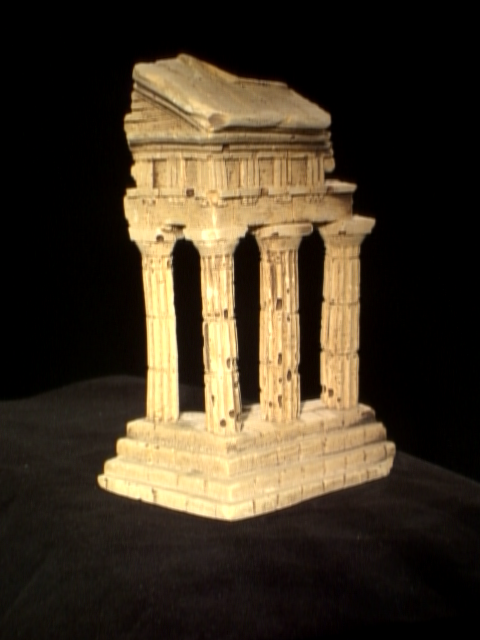
#> input picture assignment2/data/im1.png, 480 x 640 px
$ python test_temple_coords.py
#> lines starting #> are read from the running program, lines starting #| are printed output that depends on the picture; long printed decimals are rounded
### assignment2/functions.py
import cv2
import numpy as np
import random
import helper
import math


# 奇异值分解求解 Ax = 0
def SVD_Ax0(A):
    U,S,V = np.linalg.svd(A)
    return V[-1,:]


# 八点法
def eight_point(pts1, pts2, M):
    N = len(pts1)
    normalize_pts1 = []
    normalize_pts2 = []
    # 归一化
    T = np.array([[1.0/M[1],0,0],[0,1.0/M[0],0],[0,0,1]])
    for i in range(N):
        p1T = np.array([pts1[i][0],pts1[i][1],1])
        p2T = np.array([pts2[i][0],pts2[i][1],1])
        normalize_pts1.append((T@p1T.transpose()).transpose())
        normalize_pts2.append((T@p2T.transpose()).transpose())

    # 计算基础矩阵F
    A = np.zeros((N,9))
    for i in range(N):
        x1 = normalize_pts1[i][0]
        y1 = normalize_pts1[i][1]
        xx1 = normalize_pts2[i][0]
        yy1 = normalize_pts2[i][1]
        A[i] = np.array([x1*xx1,x1*yy1,x1,y1*xx1,y1*yy1,y1,xx1,yy1,1])
    f_vec = SVD_Ax0(A)
    F = np.array([
        [f_vec[0],f_vec[1],f_vec[2]],
        [f_vec[3],f_vec[4],f_vec[5]],
        [f_vec[6],f_vec[7],f_vec[8]]
    ])

    # 将F的秩设为2
    U,s,V = np.linalg.svd(F)
    s[-1] = 0
    S = np.diag(s)
    F_rank2 = U@S@V

    # Refine F
    F = helper.refineF(F,pts1,pts2)

    # 取消归一化
    F_unnorm = T.transpose()@F_rank2@T

    return F_unnorm


# 利用曼哈顿距离寻找匹配点
def epipolar_correspondences(im1,im2,F,pts1):
    RADIUS = 5
    gray1 = cv2.cvtColor(im1,cv2.COLOR_BGR2GRAY)
    gray2 = cv2.cvtColor(im2,cv2.COLOR_BGR2GRAY)
    pad1 = np.pad(gray1,RADIUS)
    pad2 = np.pad(gray2,RADIUS)
    m = gray2.shape[1]
    n = gray2.shape[0]
    pts2 = []
    for i in range(len(pts1)):
        M1 = pad1[pts1[i][1]:pts1[i][1]+2*RADIUS+1,pts1[i][0]:pts1[i][0]+2*RADIUS+1]
        p1 = np.array([pts1[i][0],pts1[i][1],1])
        line = F@p1.transpose()
        a = line[0]
        b = line[1]
        c = line[2]
        min_dis = 999999
        min_point = (0,0)
        for j in range(m):
            x = j
            y = int(-(1/b)*(x*a+c))
            if(y < 0 or y >= n):
                continue
            M2 = pad2[y:y+2*RADIUS+1,x:x+2*RADIUS+1]
            dis = (np.abs(M1-M2)).sum()
            if(min_dis > dis):
                min_dis = dis
                min_point = (x,y)
        pts2.append(np.array(min_point))
    return pts2


# 计算本质矩阵E
def essential_matrix(F,K1,K2):
    E = K2.transpose()@F@K1
    return E


# 三角化
def triangulate(P1,pts1,P2,pts2):
    pts3d = []
    for i in range(len(pts1)):
        u1 = pts1[i][0]
        v1 = pts1[i][1]
        u2 = pts2[i][0]
        v2 = pts2[i][1]
        A = np.array([
            u1*P1[2,:] - P1[0,:],
            v1*P1[2,:] - P1[1,:],
            u2*P2[2,:] - P2[0,:],
            v2*P2[2,:] - P2[1,:]
        ])
        X = SVD_Ax0(A)
        pts3d.append((X/X[3])[:3])
    return pts3d


# 寻找正确的P2
def figure_correct_P2(pts3ds):
    correct = 0
    max_corr_pts = 0
    for i in range(len(pts3ds)):
        corr_pts = 0
        for j in range(len(pts3ds[i])):
            if(pts3ds[i][j][2] > 0):
                corr_pts = corr_pts + 1
        if(max_corr_pts < corr_pts):
            max_corr_pts = corr_pts
            correct = i
    return correct


# 利用欧氏距离计算重新投影误差
# [6 lines left out: function compute_error, not called in this run]


# 去除过于偏的点
def select_points(pts,th=10):
    sum = np.zeros(3)
    res = []
    for i in range(len(pts)):
        for j in range(3):
            sum[j] = sum[j] + pts[i][j]
    adv = [sum[0]/len(pts),sum[1]/len(pts),sum[2]/len(pts)]
    for i in range(len(pts)):
        if(abs(adv[0]-pts[i][0])<th and abs(adv[1]-pts[i][1])<th and abs(adv[2]-pts[i][2])<th):
            res.append(pts[i])
    return res

### assignment2/helper.py
"""
Homework 5
Helper Functions
"""

import cv2 as cv
import numpy as np
import scipy.optimize
import submission as sub
import numpy.linalg as la
import matplotlib.pyplot as plt
import functions as func


# [51 lines left out: functions _epipoles, displayEpipolarF, not called in this run]


def _singularize(F):
    U, S, V = np.linalg.svd(F)
    S[-1] = 0
    F = U.dot(np.diag(S).dot(V))

    return F


def _objective_F(f, pts1, pts2):
    F = _singularize(f.reshape([3, 3]))
    num_points = pts1.shape[0]
    hpts1 = np.concatenate([pts1, np.ones([num_points, 1])], axis=1)
    hpts2 = np.concatenate([pts2, np.ones([num_points, 1])], axis=1)
    Fp1 = F.dot(hpts1.T)
    FTp2 = F.T.dot(hpts2.T)

    r = 0
    for fp1, fp2, hp2 in zip(Fp1.T, FTp2.T, hpts2):
        r += (hp2.dot(fp1))**2 * (1/(fp1[0]**2 + fp1[1]**2) + 1/(fp2[0]**2 + fp2[1]**2))

    return r


def refineF(F, pts1, pts2):
    f = scipy.optimize.fmin_powell(
        lambda x: _objective_F(x, pts1, pts2), F.reshape([-1]),
        maxiter=100000,
        maxfun=10000
    )

    return _singularize(f.reshape([3, 3]))


def camera2(E):
    U,S,V = np.linalg.svd(E)
    m = S[:2].mean()
    E = U.dot(np.array([[m,0,0], [0,m,0], [0,0,0]])).dot(V)
    U,S,V = np.linalg.svd(E)
    W = np.array([[0,-1,0], [1,0,0], [0,0,1]])

    if np.linalg.det(U.dot(W).dot(V))<0:
        W = -W

    M2s = np.zeros([3,4,4])
    M2s[:,:,0] = np.concatenate([U.dot(W).dot(V), U[:,2].reshape([-1, 1])/abs(U[:,2]).max()], axis=1)
    M2s[:,:,1] = np.concatenate([U.dot(W).dot(V), -U[:,2].reshape([-1, 1])/abs(U[:,2]).max()], axis=1)
    M2s[:,:,2] = np.concatenate([U.dot(W.T).dot(V), U[:,2].reshape([-1, 1])/abs(U[:,2]).max()], axis=1)
    M2s[:,:,3] = np.concatenate([U.dot(W.T).dot(V), -U[:,2].reshape([-1, 1])/abs(U[:,2]).max()], axis=1)

    return M2s


# [103 lines left out: functions epipolarMatchGUI, _projtrans, _mcbbox, _imwarp, warpStereo, not called in this run]

### assignment2/test_temple_coords.py
import cv2
import numpy as np
import helper as hlp
import skimage.io as io
import submission as sub
import matplotlib.pyplot as plt
import functions as func
import helper

# 1. Load the two temple images and the points from data/some_corresp.npz
img1 = cv2.imread("data/im1.png")
#> img1 is the input picture: shape (640, 480, 3); mean B, G, R 37.1, 53.9, 65.3
img2 = cv2.imread("data/im2.png")
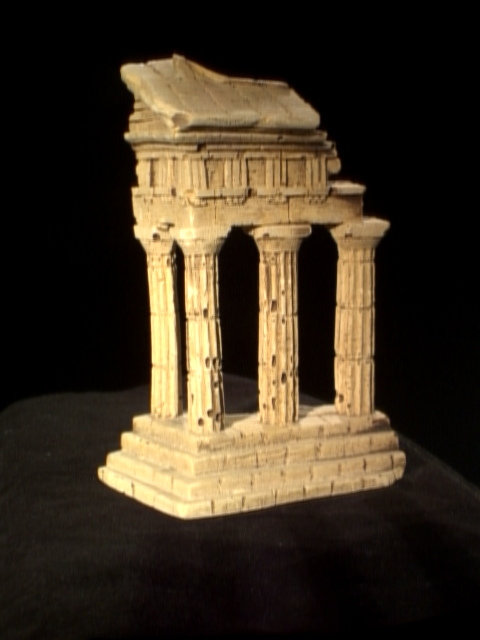
#> input picture assignment2/data/im2.png, 480 x 640 px
#> img2 is the input picture: shape (640, 480, 3); mean B, G, R 33.3, 49.2, 60.7
some_corresp = np.load("data/some_corresp.npz")
#> (reads assignment2/data/some_corresp.npz from the repository)
some_pts1 = some_corresp['pts1']
some_pts2 = some_corresp['pts2']
M = img1.shape
#> M = (640, 480, 3)


# 2. Run eight_point to compute F
F = func.eight_point(some_pts1,some_pts2,M)
#| Optimization terminated successfully.
#|          Current function value: 5129873.842
#|          Iterations: 6
#|          Function evaluations: 706
# helper.displayEpipolarF(img1,img2,F)


# 3. Load the points in image 1 contained in data/temple_coords.npz
# and run your epipolar_correspondences on them to get the corresponding points in image 2
temple_coords = np.load("data/temple_coords.npz")
#> (reads assignment2/data/temple_coords.npz from the repository)
all_pts1 = temple_coords['pts1']
# helper.epipolarMatchGUI(img1,img2,F)
all_pts2 = func.epipolar_correspondences(img1,img2,F,all_pts1)
#> in epipolar_correspondences, `gray1 = cv2.cvtColor(im1,cv2.COLOR_BGR2GRAY)`:
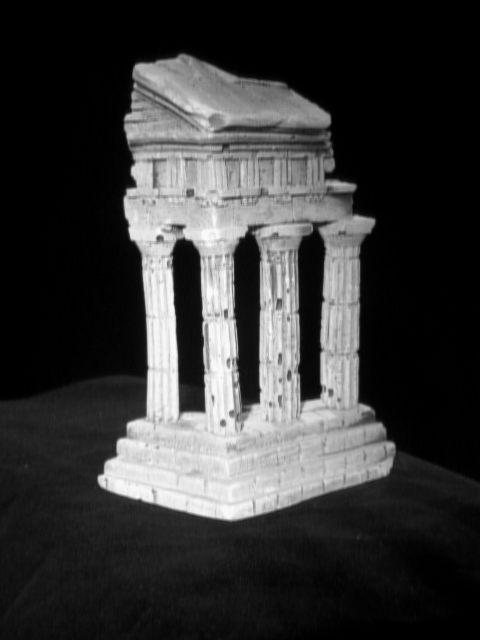
#> gray1: shape (640, 480); min 0, max 250, mean 55.4
#> in epipolar_correspondences, `gray2 = cv2.cvtColor(im2,cv2.COLOR_BGR2GRAY)`:
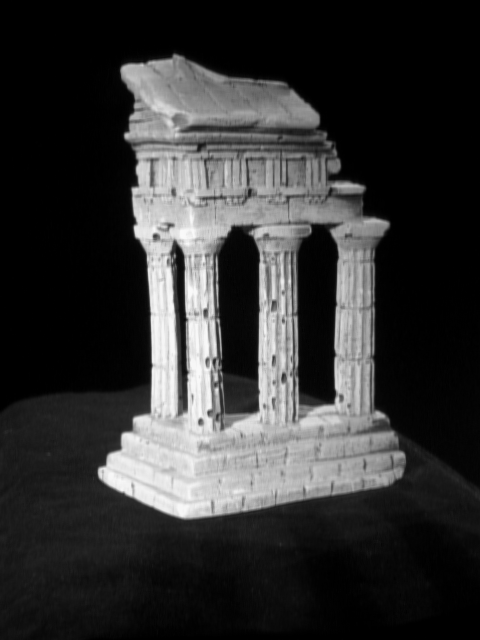
#> gray2: shape (640, 480); min 0, max 250, mean 50.8
#> in epipolar_correspondences, `pad1 = np.pad(gray1,RADIUS)`:
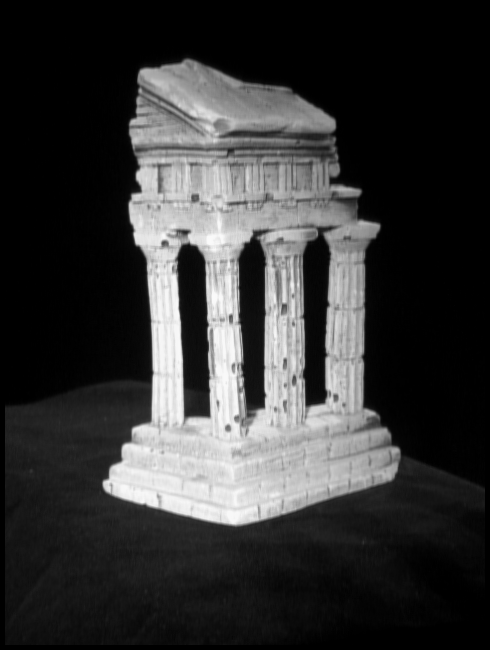
#> pad1: shape (650, 490); min 0, max 250, mean 53.4
#> in epipolar_correspondences, `pad2 = np.pad(gray2,RADIUS)`:
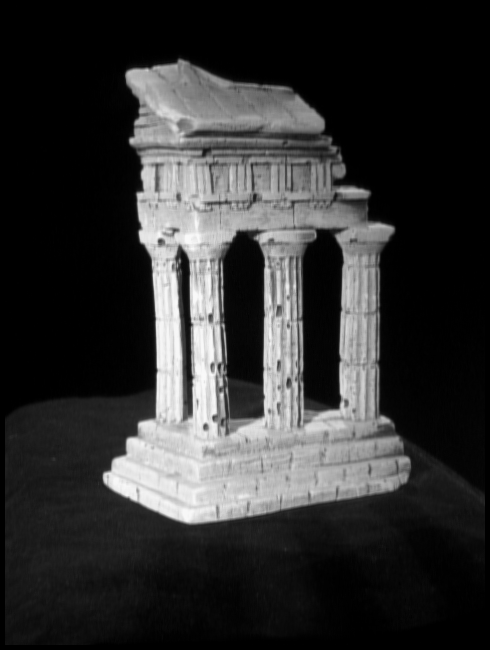
#> pad2: shape (650, 490); min 0, max 250, mean 49
#> after the loop in epipolar_correspondences, `for i in range(len(pts1)):`: pts2 = 288 pairs, first value 29 to 468, second value 53 to 522
#> all_pts2 has the same summary as pts2 in epipolar_correspondences


# 4. Load data/intrinsics.npz and compute the essential matrix E
intrinsics = np.load("data/intrinsics.npz")
#> (reads assignment2/data/intrinsics.npz from the repository)
K1 = intrinsics['K1']
#> K1 = [[1520.4, 0, 302.3], [0, 1525.9, 246.9], [0, 0, 1]]
K2 = intrinsics['K2']
#> K2 has the same summary as K1
E = func.essential_matrix(F,K1,K2)
#> in essential_matrix, `E = K2.transpose()@F@K1`: E = [[0.00804, -0.299, -0.00133], [-0.141, -0.00309, -1.68], [-0.0454, 1.66, -0.00284]]
# print(E)


# 5. Compute the camera projection matrix P1
R1 = np.array([
    [1,0,0,0],
    [0,1,0,0],
    [0,0,1,0]
])
#> R1 = [[1, 0, 0, 0], [0, 1, 0, 0], [0, 0, 1, 0]]
P1 = K1@R1
#> P1 = [[1520.4, 0, 302.3, 0], [0, 1525.9, 246.9, 0], [0, 0, 1, 0]]
# print(P1)


# 6. Use camera2 to get 4 camera projection matrices P2
R2s = helper.camera2(E)
#> in camera2, `U,S,V = np.linalg.svd(E)`: U = [[-0.141, -0.109, 0.984], [0.606, -0.795, -0.00108], [0.783, 0.596, 0.178]]; S = [1.69, 1.68, 1.28e-17]; V = [[-0.0726, 0.793, -0.604], [0.0503, 0.608, 0.792], [-0.996, -0.0271, 0.084]]
#> in camera2, `m = S[:2].mean()`: m = 1.68
#> in camera2, `E = U.dot(np.array([[m,0,0], [0,m,0], [0,0,0]])).dot(V)`: E = [[0.00801, -0.299, -0.00162], [-0.141, -0.00475, -1.68], [-0.0452, 1.66, -0.00121]]
#> in camera2, `U,S,V = np.linalg.svd(E)`: U = [[-0.169, -0.0539, -0.984], [-0.309, 0.951, 0.00108], [0.936, 0.304, -0.178]]; S = [1.68, 1.68, 3.65e-17]; V = [[0, 0.952, 0.307], [-0.0883, 0.306, -0.948], [0.996, 0.0271, -0.084]]
#> in camera2, `W = np.array([[0,-1,0], [1,0,0], [0,0,1]])`: W = [[0, -1, 0], [1, 0, 0], [0, 0, 1]]
#> in camera2, `W = -W`: W = [[0, 1, 0], [-1, 0, 0], [0, 0, -1]]
P2s = []
for i in range(R2s.shape[2]):
    R2i = R2s[:,:,i]
    P2s.append(K2@R2i)
#> after the loop, P2s = 4 items


# 7. Run triangulate using the projection matrices
pts3ds = []
for i in range(len(P2s)):
    pts3ds.append(func.triangulate(P1,some_pts1,P2s[i],some_pts2))
#> this loop made 4 passes


# 8. Figure out the correct P2
correct = func.figure_correct_P2(pts3ds)
#> the loop in figure_correct_P2, `for i in range(len(pts3ds)):` made 4 passes
P2 = P2s[correct]
# err = func.compute_error(P1,pts3ds[correct],some_pts1)
# print(err)


# 9. Scatter plot the correct 3D points
all_pts3d = func.triangulate(P1,all_pts1,P2,all_pts2)
final_points3d = np.array(func.select_points(all_pts3d))
ax = plt.figure().add_subplot(projection = '3d')
ax.scatter(final_points3d[:,0], final_points3d[:,1], zs=final_points3d[:,2], zdir="z", c="#00DDAA", marker="o")
ax.set(xlabel="X", ylabel="Y", zlabel="Z")
plt.show()
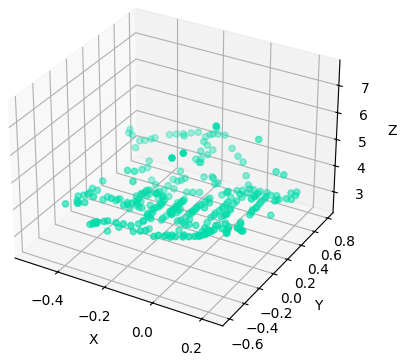
#> figure drawn by matplotlib, 1 panel

# 10. Save the computed extrinsic parameters (R1,R2,t1,t2) to data/extrinsics.npz
R1 = P1[:,:3]
T1 = P1[:,3]
R2 = P2[:,:3]
T2 = P2[:,3]
np.savez('data/extrinsics.npz', R1=R1, T1=T1, R2=R2, T2=T2)
